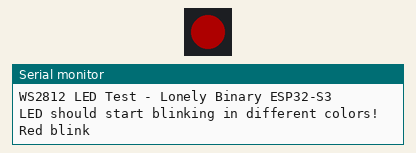
The program below on a simulated ESP32-S3. On the bench: 1 RGB LEDs in strip order, left to right, the last lines printed to the serial monitor. Dim RGB values are drawn brighter than linear.

Above: at 0.5 s.
At 1.2 s:
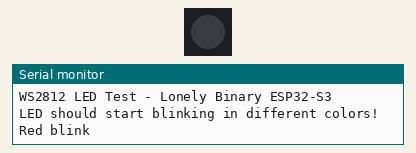
At 2.0 s:
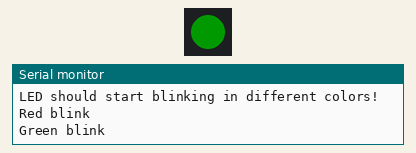
At 3.5 s:
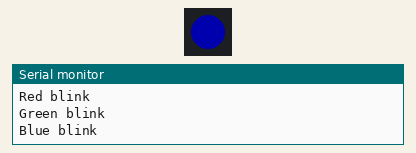
Timing chart, 0 to 5.9 s (numbered marks = the images above):
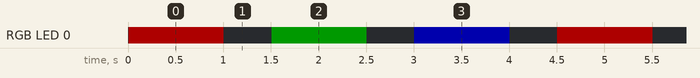

Measured:
- by itself, RGB LED 0: repeats every 4.5 s: off 0.50 s, RGB(0, 25, 0) 1.0 s, off 0.50 s, RGB(0, 0, 50) 1.0 s, off 0.50 s, RGB(50, 0, 0) 1.0 s
- by itself, everything shown: repeats every 4.5 s, in 6 steps

The program:

main.cpp
```cpp
// Your First WS2812 LED Program
// Lonely Binary ESP32-S3 N16R8

#include <FastLED.h>

// LED Configuration
#define LED_PIN 48	  // WS2812 LED is connected to GPIO 48
#define NUM_LEDS 1	  // We have 1 LED
#define BRIGHTNESS 50 // Brightness (0-255, lower = dimmer)

// Create LED array
CRGB leds[NUM_LEDS];

void setup()
{
	// Initialize the LED
	FastLED.addLeds<WS2812, LED_PIN, GRB>(leds, NUM_LEDS);
	FastLED.setBrightness(BRIGHTNESS);

	// Clear all LEDs (turn them off)
	FastLED.clear();
	FastLED.show();

	// Start serial communication (for debugging)
	Serial.begin(115200);
	Serial.println("WS2812 LED Test - Lonely Binary ESP32-S3");
	Serial.println("LED should start blinking in different colors!");
}

void loop()
{
	// Red blink
	Serial.println("Red blink");
	leds[0] = CRGB::Red;
	FastLED.show();
	delay(1000);

	// Turn off
	leds[0] = CRGB::Black;
	FastLED.show();
	delay(500);

	// Green blink
	Serial.println("Green blink");
	leds[0] = CRGB::Green;
	FastLED.show();
	delay(1000);

	// Turn off
	leds[0] = CRGB::Black;
	FastLED.show();
	delay(500);

	// Blue blink
	Serial.println("Blue blink");
	leds[0] = CRGB::Blue;
	FastLED.show();
	delay(1000);

	// Turn off
	leds[0] = CRGB::Black;
	FastLED.show();
	delay(500);
}
```
